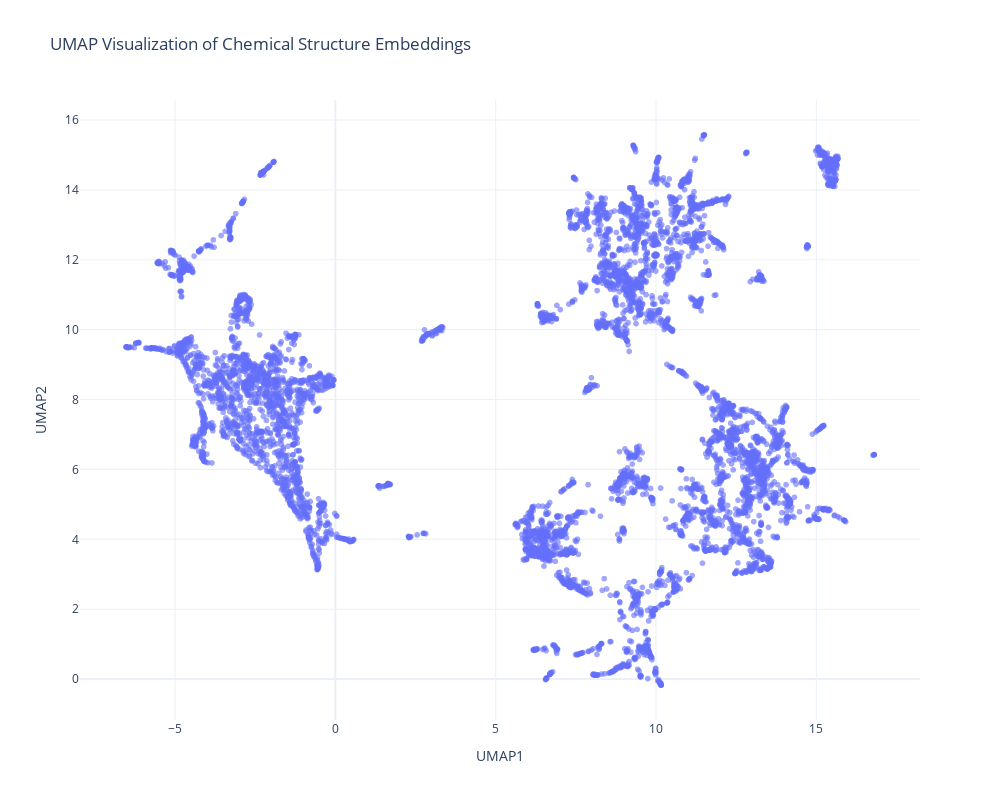

Notebook source saved alongside this figure:
### Code cell
# Scale embeddings
print("Scaling embeddings...")
scaler = StandardScaler()
scaled_embeddings = scaler.fit_transform(X)

# Perform UMAP
print("Performing UMAP...")

n_neighbors = 15
min_dist = 0.1
n_components = 2

reducer = umap.UMAP(
    n_neighbors=n_neighbors,
    min_dist=min_dist,
    n_components=n_components,
    n_jobs=-1,
    # random_state=random_state
)
    
reduced_embeddings = reducer.fit_transform(scaled_embeddings)
print(reduced_embeddings.shape)


print("Plotting UMAP...")
df_plot = pd.DataFrame({
    'UMAP1': reduced_embeddings[:, 0],
    'UMAP2': reduced_embeddings[:, 1],
    'SMILES': smiles_list
})

fig = px.scatter(
    df_plot,
    x='UMAP1',
    y='UMAP2',
    hover_data=['SMILES'],
    title='UMAP Visualization of Chemical Structure Embeddings',
    template='plotly_white'
)

fig.update_traces(
    marker=dict(size=6, opacity=0.6),
    selector=dict(mode='markers')
)

fig.update_layout(
    plot_bgcolor='white',
    width=1000,
    height=800
)
# fig.write_html(vec_dir / f'{fname}_umap.html')
fig.show()

### Figure 1 — Plotly figure (JSON) as saved in the notebook; plotly's stock layout.template omitted (floating-point values rounded to 4 significant figures; data arrays with more than 128 entries replaced by an {"elided": "..."} marker saying what was removed)
{"data": [{"customdata": {"elided": "7476x1 str values"}, "hovertemplate": "UMAP1=%{x}<br>UMAP2=%{y}<br>SMILES=%{customdata[0]}<extra></extra>", "legendgroup": "", "marker": {"color": "#636efa", "opacity": 0.6, "size": 6, "symbol": "circle"}, "mode": "markers", "name": "", "showlegend": false, "type": "scattergl", "x": {"elided": "7476 float values"}, "xaxis": "x", "y": {"elided": "7476 float values"}, "yaxis": "y"}], "layout": {"height": 800, "legend": {"tracegroupgap": 0}, "plot_bgcolor": "white", "title": {"text": "UMAP Visualization of Chemical Structure Embeddings"}, "width": 1000, "xaxis": {"anchor": "y", "domain": [0, 1], "title": {"text": "UMAP1"}}, "yaxis": {"anchor": "x", "domain": [0, 1], "title": {"text": "UMAP2"}}}}
